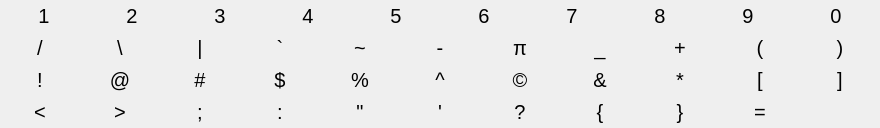
     <widget class="QWidget" name="symbolPage">
      <layout class="QGridLayout" name="gridLayout">
       <property name="leftMargin">
        <number>0</number>
       </property>
       <property name="topMargin">
        <number>0</number>
       </property>
       <property name="rightMargin">
        <number>0</number>
       </property>
       <property name="bottomMargin">
        <number>0</number>
       </property>
       <property name="spacing">
        <number>0</number>
       </property>
       <item row="1" column="1">
        <widget class="QPushButton" name="pushButton_32">
         <property name="sizePolicy">
          <sizepolicy hsizetype="Minimum" vsizetype="Expanding">
           <horstretch>0</horstretch>
           <verstretch>0</verstretch>
          </sizepolicy>
         </property>
         <property name="font">
          <font>
           <pointsize>15</pointsize>
          </font>
         </property>
         <property name="text">
          <string>\</string>
         </property>
         <property name="flat">
          <bool>true</bool>
         </property>
        </widget>
       </item>
       <item row="2" column="0">
        <widget class="QPushButton" name="pushButton">
         <property name="sizePolicy">
          <sizepolicy hsizetype="Minimum" vsizetype="Expanding">
           <horstretch>0</horstretch>
           <verstretch>0</verstretch>
          </sizepolicy>
         </property>
         <property name="font">
          <font>
           <pointsize>15</pointsize>
          </font>
         </property>
         <property name="text">
          <string>!</string>
         </property>
         <property name="flat">
          <bool>true</bool>
         </property>
        </widget>
       </item>
       <item row="1" column="4">
        <widget class="QPushButton" name="pushButton_35">
         <property name="sizePolicy">
          <sizepolicy hsizetype="Minimum" vsizetype="Expanding">
           <horstretch>0</horstretch>
           <verstretch>0</verstretch>
          </sizepolicy>
         </property>
         <property name="font">
          <font>
           <pointsize>15</pointsize>
          </font>
         </property>
         <property name="text">
          <string>~</string>
         </property>
         <property name="flat">
          <bool>true</bool>
         </property>
        </widget>
       </item>
       <item row="2" column="1">
        <widget class="QPushButton" name="pushButton_2">
         <property name="sizePolicy">
          <sizepolicy hsizetype="Minimum" vsizetype="Expanding">
           <horstretch>0</horstretch>
           <verstretch>0</verstretch>
          </sizepolicy>
         </property>
         <property name="font">
          <font>
           <pointsize>15</pointsize>
          </font>
         </property>
         <property name="text">
          <string>@</string>
         </property>
         <property name="flat">
          <bool>true</bool>
         </property>
        </widget>
       </item>
       <item row="1" column="7">
        <widget class="QPushButton" name="pushButton_37">
         <property name="sizePolicy">
          <sizepolicy hsizetype="Minimum" vsizetype="Expanding">
           <horstretch>0</horstretch>
           <verstretch>0</verstretch>
          </sizepolicy>
         </property>
         <property name="font">
          <font>
           <pointsize>15</pointsize>
          </font>
         </property>
         <property name="text">
          <string>_</string>
         </property>
         <property name="flat">
          <bool>true</bool>
         </property>
        </widget>
       </item>
       <item row="2" column="2">
        <widget class="QPushButton" name="pushButton_3">
         <property name="sizePolicy">
          <sizepolicy hsizetype="Minimum" vsizetype="Expanding">
           <horstretch>0</horstretch>
           <verstretch>0</verstretch>
          </sizepolicy>
         </property>
         <property name="font">
          <font>
           <pointsize>15</pointsize>
          </font>
         </property>
         <property name="text">
          <string>#</string>
         </property>
         <property name="flat">
          <bool>true</bool>
         </property>
        </widget>
       </item>
       <item row="1" column="5">
        <widget class="QPushButton" name="pushButton_36">
         <property name="sizePolicy">
          <sizepolicy hsizetype="Minimum" vsizetype="Expanding">
           <horstretch>0</horstretch>
           <verstretch>0</verstretch>
          </sizepolicy>
         </property>
         <property name="font">
          <font>
           <pointsize>15</pointsize>
          </font>
         </property>
         <property name="text">
          <string>-</string>
         </property>
         <property name="flat">
          <bool>true</bool>
         </property>
        </widget>
       </item>
       <item row="1" column="10">
        <widget class="QPushButton" name="pushButton_10">
         <property name="sizePolicy">
          <sizepolicy hsizetype="Minimum" vsizetype="Expanding">
           <horstretch>0</horstretch>
           <verstretch>0</verstretch>
          </sizepolicy>
         </property>
         <property name="font">
          <font>
           <pointsize>15</pointsize>
          </font>
         </property>
         <property name="text">
          <string>)</string>
         </property>
         <property name="flat">
          <bool>true</bool>
         </property>
        </widget>
       </item>
       <item row="2" column="4">
        <widget class="QPushButton" name="pushButton_5">
         <property name="sizePolicy">
          <sizepolicy hsizetype="Minimum" vsizetype="Expanding">
           <horstretch>0</horstretch>
           <verstretch>0</verstretch>
          </sizepolicy>
         </property>
         <property name="font">
          <font>
           <pointsize>15</pointsize>
          </font>
         </property>
         <property name="text">
          <string>%</string>
         </property>
         <property name="flat">
          <bool>true</bool>
         </property>
        </widget>
       </item>
       <item row="1" column="0">
        <widget class="QPushButton" name="pushButton_31">
         <property name="sizePolicy">
          <sizepolicy hsizetype="Minimum" vsizetype="Expanding">
           <horstretch>0</horstretch>
           <verstretch>0</verstretch>
          </sizepolicy>
         </property>
         <property name="font">
          <font>
           <pointsize>15</pointsize>
          </font>
         </property>
         <property name="text">
          <string>/</string>
         </property>
         <property name="flat">
          <bool>true</bool>
         </property>
        </widget>
       </item>
       <item row="1" column="8">
        <widget class="QPushButton" name="pushButton_38">
         <property name="sizePolicy">
          <sizepolicy hsizetype="Minimum" vsizetype="Expanding">
           <horstretch>0</horstretch>
           <verstretch>0</verstretch>
          </sizepolicy>
         </property>
         <property name="font">
          <font>
           <pointsize>15</pointsize>
          </font>
         </property>
         <property name="text">
          <string>+</string>
         </property>
         <property name="flat">
          <bool>true</bool>
         </property>
        </widget>
       </item>
       <item row="2" column="3">
        <widget class="QPushButton" name="pushButton_4">
         <property name="sizePolicy">
          <sizepolicy hsizetype="Minimum" vsizetype="Expanding">
           <horstretch>0</horstretch>
           <verstretch>0</verstretch>
          </sizepolicy>
         </property>
         <property name="font">
          <font>
           <pointsize>15</pointsize>
          </font>
         </property>
         <property name="text">
          <string>$</string>
         </property>
         <property name="flat">
          <bool>true</bool>
         </property>
        </widget>
       </item>
       <item row="2" column="5">
        <widget class="QPushButton" name="pushButton_6">
         <property name="sizePolicy">
          <sizepolicy hsizetype="Minimum" vsizetype="Expanding">
           <horstretch>0</horstretch>
           <verstretch>0</verstretch>
          </sizepolicy>
         </property>
         <property name="font">
          <font>
           <pointsize>15</pointsize>
          </font>
         </property>
         <property name="text">
          <string>^</string>
         </property>
         <property name="flat">
          <bool>true</bool>
         </property>
        </widget>
       </item>
       <item row="2" column="7">
        <widget class="QPushButton" name="ampButton">
         <property name="sizePolicy">
          <sizepolicy hsizetype="Minimum" vsizetype="Expanding">
           <horstretch>0</horstretch>
           <verstretch>0</verstretch>
          </sizepolicy>
         </property>
         <property name="font">
          <font>
           <pointsize>15</pointsize>
          </font>
         </property>
         <property name="text">
          <string>&amp;&amp;</string>
         </property>
         <property name="flat">
          <bool>true</bool>
         </property>
        </widget>
       </item>
       <item row="2" column="8">
        <widget class="QPushButton" name="pushButton_8">
         <property name="sizePolicy">
          <sizepolicy hsizetype="Minimum" vsizetype="Expanding">
           <horstretch>0</horstretch>
           <verstretch>0</verstretch>
          </sizepolicy>
         </property>
         <property name="font">
          <font>
           <pointsize>15</pointsize>
          </font>
         </property>
         <property name="text">
          <string>*</string>
         </property>
         <property name="flat">
          <bool>true</bool>
         </property>
        </widget>
       </item>
       <item row="1" column="9">
        <widget class="QPushButton" name="pushButton_9">
         <property name="sizePolicy">
          <sizepolicy hsizetype="Minimum" vsizetype="Expanding">
           <horstretch>0</horstretch>
           <verstretch>0</verstretch>
          </sizepolicy>
         </property>
         <property name="font">
          <font>
           <pointsize>15</pointsize>
          </font>
         </property>
         <property name="text">
          <string>(</string>
         </property>
         <property name="flat">
          <bool>true</bool>
         </property>
        </widget>
       </item>
       <item row="3" column="8">
        <widget class="QPushButton" name="pushButton_23">
         <property name="sizePolicy">
          <sizepolicy hsizetype="Minimum" vsizetype="Expanding">
           <horstretch>0</horstretch>
           <verstretch>0</verstretch>
          </sizepolicy>
         </property>
         <property name="font">
          <font>
           <pointsize>15</pointsize>
          </font>
         </property>
         <property name="text">
          <string>}</string>
         </property>
         <property name="flat">
          <bool>true</bool>
         </property>
        </widget>
       </item>
       <item row="2" column="9">
        <widget class="QPushButton" name="pushButton_22">
         <property name="sizePolicy">
          <sizepolicy hsizetype="Minimum" vsizetype="Expanding">
           <horstretch>0</horstretch>
           <verstretch>0</verstretch>
          </sizepolicy>
         </property>
         <property name="font">
          <font>
           <pointsize>15</pointsize>
          </font>
         </property>
         <property name="text">
          <string>[</string>
         </property>
         <property name="flat">
          <bool>true</bool>
         </property>
        </widget>
       </item>
       <item row="3" column="10">
        <widget class="QPushButton" name="backspace2Button">
         <property name="sizePolicy">
          <sizepolicy hsizetype="Minimum" vsizetype="Preferred">
           <horstretch>0</horstretch>
           <verstretch>0</verstretch>
          </sizepolicy>
         </property>
         <property name="text">
          <string/>
         </property>
         <property name="icon">
          <iconset theme="go-previous">
           <normaloff>.</normaloff>.</iconset>
         </property>
         <property name="flat">
          <bool>true</bool>
         </property>
        </widget>
       </item>
       <item row="2" column="10">
        <widget class="QPushButton" name="pushButton_21">
         <property name="sizePolicy">
          <sizepolicy hsizetype="Minimum" vsizetype="Expanding">
           <horstretch>0</horstretch>
           <verstretch>0</verstretch>
          </sizepolicy>
         </property>
         <property name="font">
          <font>
           <pointsize>15</pointsize>
          </font>
         </property>
         <property name="text">
          <string>]</string>
         </property>
         <property name="flat">
          <bool>true</bool>
         </property>
        </widget>
       </item>
       <item row="3" column="4">
        <widget class="QPushButton" name="pushButton_26">
         <property name="sizePolicy">
          <sizepolicy hsizetype="Minimum" vsizetype="Expanding">
           <horstretch>0</horstretch>
           <verstretch>0</verstretch>
          </sizepolicy>
         </property>
         <property name="font">
          <font>
           <pointsize>15</pointsize>
          </font>
         </property>
         <property name="text">
          <string>&quot;</string>
         </property>
         <property name="flat">
          <bool>true</bool>
         </property>
        </widget>
       </item>
       <item row="3" column="9">
        <widget class="QPushButton" name="pushButton_39">
         <property name="sizePolicy">
          <sizepolicy hsizetype="Minimum" vsizetype="Expanding">
           <horstretch>0</horstretch>
           <verstretch>0</verstretch>
          </sizepolicy>
         </property>
         <property name="font">
          <font>
           <pointsize>15</pointsize>
          </font>
         </property>
         <property name="text">
          <string>=</string>
         </property>
         <property name="flat">
          <bool>true</bool>
         </property>
        </widget>
       </item>
       <item row="3" column="7">
        <widget class="QPushButton" name="pushButton_24">
         <property name="sizePolicy">
          <sizepolicy hsizetype="Minimum" vsizetype="Expanding">
           <horstretch>0</horstretch>
           <verstretch>0</verstretch>
          </sizepolicy>
         </property>
         <property name="font">
          <font>
           <pointsize>15</pointsize>
          </font>
         </property>
         <property name="text">
          <string>{</string>
         </property>
         <property name="flat">
          <bool>true</bool>
         </property>
        </widget>
       </item>
       <item row="3" column="5">
        <widget class="QPushButton" name="pushButton_25">
         <property name="sizePolicy">
          <sizepolicy hsizetype="Minimum" vsizetype="Expanding">
           <horstretch>0</horstretch>
           <verstretch>0</verstretch>
          </sizepolicy>
         </property>
         <property name="font">
          <font>
           <pointsize>15</pointsize>
          </font>
         </property>
         <property name="text">
          <string>'</string>
         </property>
         <property name="flat">
          <bool>true</bool>
         </property>
        </widget>
       </item>
       <item row="3" column="3">
        <widget class="QPushButton" name="pushButton_27">
         <property name="sizePolicy">
          <sizepolicy hsizetype="Minimum" vsizetype="Expanding">
           <horstretch>0</horstretch>
           <verstretch>0</verstretch>
          </sizepolicy>
         </property>
         <property name="font">
          <font>
           <pointsize>15</pointsize>
          </font>
         </property>
         <property name="text">
          <string>:</string>
         </property>
         <property name="flat">
          <bool>true</bool>
         </property>
        </widget>
       </item>
       <item row="3" column="2">
        <widget class="QPushButton" name="pushButton_28">
         <property name="sizePolicy">
          <sizepolicy hsizetype="Minimum" vsizetype="Expanding">
           <horstretch>0</horstretch>
           <verstretch>0</verstretch>
          </sizepolicy>
         </property>
         <property name="font">
          <font>
           <pointsize>15</pointsize>
          </font>
         </property>
         <property name="text">
          <string>;</string>
         </property>
         <property name="flat">
          <bool>true</bool>
         </property>
        </widget>
       </item>
       <item row="3" column="1">
        <widget class="QPushButton" name="pushButton_29">
         <property name="sizePolicy">
          <sizepolicy hsizetype="Minimum" vsizetype="Expanding">
           <horstretch>0</horstretch>
           <verstretch>0</verstretch>
          </sizepolicy>
         </property>
         <property name="font">
          <font>
           <pointsize>15</pointsize>
          </font>
         </property>
         <property name="text">
          <string>&gt;</string>
         </property>
         <property name="flat">
          <bool>true</bool>
         </property>
        </widget>
       </item>
       <item row="1" column="2">
        <widget class="QPushButton" name="pushButton_33">
         <property name="sizePolicy">
          <sizepolicy hsizetype="Minimum" vsizetype="Expanding">
           <horstretch>0</horstretch>
           <verstretch>0</verstretch>
          </sizepolicy>
         </property>
         <property name="font">
          <font>
           <pointsize>15</pointsize>
          </font>
         </property>
         <property name="text">
          <string>|</string>
         </property>
         <property name="flat">
          <bool>true</bool>
         </property>
        </widget>
       </item>
       <item row="3" column="0">
        <widget class="QPushButton" name="pushButton_30">
         <property name="sizePolicy">
          <sizepolicy hsizetype="Minimum" vsizetype="Expanding">
           <horstretch>0</horstretch>
           <verstretch>0</verstretch>
          </sizepolicy>
         </property>
         <property name="font">
          <font>
           <pointsize>15</pointsize>
          </font>
         </property>
         <property name="text">
          <string>&lt;</string>
         </property>
         <property name="flat">
          <bool>true</bool>
         </property>
        </widget>
       </item>
       <item row="1" column="3">
        <widget class="QPushButton" name="pushButton_34">
         <property name="sizePolicy">
          <sizepolicy hsizetype="Minimum" vsizetype="Expanding">
           <horstretch>0</horstretch>
           <verstretch>0</verstretch>
          </sizepolicy>
         </property>
         <property name="font">
          <font>
           <pointsize>15</pointsize>
          </font>
         </property>
         <property name="text">
          <string>`</string>
         </property>
         <property name="flat">
          <bool>true</bool>
         </property>
        </widget>
       </item>
       <item row="3" column="6">
        <widget class="QPushButton" name="pushButton_40">
         <property name="sizePolicy">
          <sizepolicy hsizetype="Minimum" vsizetype="Preferred">
           <horstretch>0</horstretch>
           <verstretch>0</verstretch>
          </sizepolicy>
         </property>
         <property name="font">
          <font>
           <pointsize>15</pointsize>
          </font>
         </property>
         <property name="text">
          <string>?</string>
         </property>
         <property name="flat">
          <bool>true</bool>
         </property>
        </widget>
       </item>
       <item row="0" column="0" colspan="11">
        <layout class="QHBoxLayout" name="horizontalLayout_6">
         <item>
          <widget class="QPushButton" name="pushButton_11">
           <property name="sizePolicy">
            <sizepolicy hsizetype="Minimum" vsizetype="Expanding">
             <horstretch>0</horstretch>
             <verstretch>0</verstretch>
            </sizepolicy>
           </property>
           <property name="font">
            <font>
             <pointsize>15</pointsize>
            </font>
           </property>
           <property name="text">
            <string>1</string>
           </property>
           <property name="flat">
            <bool>true</bool>
           </property>
          </widget>
         </item>
         <item>
          <widget class="QPushButton" name="pushButton_12">
           <property name="sizePolicy">
            <sizepolicy hsizetype="Minimum" vsizetype="Expanding">
             <horstretch>0</horstretch>
             <verstretch>0</verstretch>
            </sizepolicy>
           </property>
           <property name="font">
            <font>
             <pointsize>15</pointsize>
            </font>
           </property>
           <property name="text">
            <string>2</string>
           </property>
           <property name="flat">
            <bool>true</bool>
           </property>
          </widget>
         </item>
         <item>
          <widget class="QPushButton" name="pushButton_13">
           <property name="sizePolicy">
            <sizepolicy hsizetype="Minimum" vsizetype="Expanding">
             <horstretch>0</horstretch>
             <verstretch>0</verstretch>
            </sizepolicy>
           </property>
           <property name="font">
            <font>
             <pointsize>15</pointsize>
            </font>
           </property>
           <property name="text">
            <string>3</string>
           </property>
           <property name="flat">
            <bool>true</bool>
           </property>
          </widget>
         </item>
         <item>
          <widget class="QPushButton" name="pushButton_14">
           <property name="sizePolicy">
            <sizepolicy hsizetype="Minimum" vsizetype="Expanding">
             <horstretch>0</horstretch>
             <verstretch>0</verstretch>
            </sizepolicy>
           </property>
           <property name="font">
            <font>
             <pointsize>15</pointsize>
            </font>
           </property>
           <property name="text">
            <string>4</string>
           </property>
           <property name="flat">
            <bool>true</bool>
           </property>
          </widget>
         </item>
         <item>
          <widget class="QPushButton" name="pushButton_15">
           <property name="sizePolicy">
            <sizepolicy hsizetype="Minimum" vsizetype="Expanding">
             <horstretch>0</horstretch>
             <verstretch>0</verstretch>
            </sizepolicy>
           </property>
           <property name="font">
            <font>
             <pointsize>15</pointsize>
            </font>
           </property>
           <property name="text">
            <string>5</string>
           </property>
           <property name="flat">
            <bool>true</bool>
           </property>
          </widget>
         </item>
         <item>
          <widget class="QPushButton" name="pushButton_16">
           <property name="sizePolicy">
            <sizepolicy hsizetype="Minimum" vsizetype="Expanding">
             <horstretch>0</horstretch>
             <verstretch>0</verstretch>
            </sizepolicy>
           </property>
           <property name="font">
            <font>
             <pointsize>15</pointsize>
            </font>
           </property>
           <property name="text">
            <string>6</string>
           </property>
           <property name="flat">
            <bool>true</bool>
           </property>
          </widget>
         </item>
         <item>
          <widget class="QPushButton" name="pushButton_17">
           <property name="sizePolicy">
            <sizepolicy hsizetype="Minimum" vsizetype="Expanding">
             <horstretch>0</horstretch>
             <verstretch>0</verstretch>
            </sizepolicy>
           </property>
           <property name="font">
            <font>
             <pointsize>15</pointsize>
            </font>
           </property>
           <property name="text">
            <string>7</string>
           </property>
           <property name="flat">
            <bool>true</bool>
           </property>
          </widget>
         </item>
         <item>
          <widget class="QPushButton" name="pushButton_18">
           <property name="sizePolicy">
            <sizepolicy hsizetype="Minimum" vsizetype="Expanding">
             <horstretch>0</horstretch>
             <verstretch>0</verstretch>
            </sizepolicy>
           </property>
           <property name="font">
            <font>
             <pointsize>15</pointsize>
            </font>
           </property>
           <property name="text">
            <string>8</string>
           </property>
           <property name="flat">
            <bool>true</bool>
           </property>
          </widget>
         </item>
         <item>
          <widget class="QPushButton" name="pushButton_19">
           <property name="sizePolicy">
            <sizepolicy hsizetype="Minimum" vsizetype="Expanding">
             <horstretch>0</horstretch>
             <verstretch>0</verstretch>
            </sizepolicy>
           </property>
           <property name="font">
            <font>
             <pointsize>15</pointsize>
            </font>
           </property>
           <property name="text">
            <string>9</string>
           </property>
           <property name="flat">
            <bool>true</bool>
           </property>
          </widget>
         </item>
         <item>
          <widget class="QPushButton" name="pushButton_20">
           <property name="sizePolicy">
            <sizepolicy hsizetype="Minimum" vsizetype="Expanding">
             <horstretch>0</horstretch>
             <verstretch>0</verstretch>
            </sizepolicy>
           </property>
           <property name="font">
            <font>
             <pointsize>15</pointsize>
            </font>
           </property>
           <property name="text">
            <string>0</string>
           </property>
           <property name="flat">
            <bool>true</bool>
           </property>
          </widget>
         </item>
        </layout>
       </item>
       <item row="2" column="6">
        <widget class="QPushButton" name="pushButton_41">
         <property name="sizePolicy">
          <sizepolicy hsizetype="Minimum" vsizetype="Preferred">
           <horstretch>0</horstretch>
           <verstretch>0</verstretch>
          </sizepolicy>
         </property>
         <property name="font">
          <font>
           <pointsize>15</pointsize>
          </font>
         </property>
         <property name="text">
          <string>©</string>
         </property>
         <property name="flat">
          <bool>true</bool>
         </property>
        </widget>
       </item>
       <item row="1" column="6">
        <widget class="QPushButton" name="pushButton_42">
         <property name="sizePolicy">
          <sizepolicy hsizetype="Minimum" vsizetype="Preferred">
           <horstretch>0</horstretch>
           <verstretch>0</verstretch>
          </sizepolicy>
         </property>
         <property name="font">
          <font>
           <pointsize>15</pointsize>
          </font>
         </property>
         <property name="text">
          <string>π</string>
         </property>
         <property name="flat">
          <bool>true</bool>
         </property>
        </widget>
       </item>
      </layout>
     </widget>
